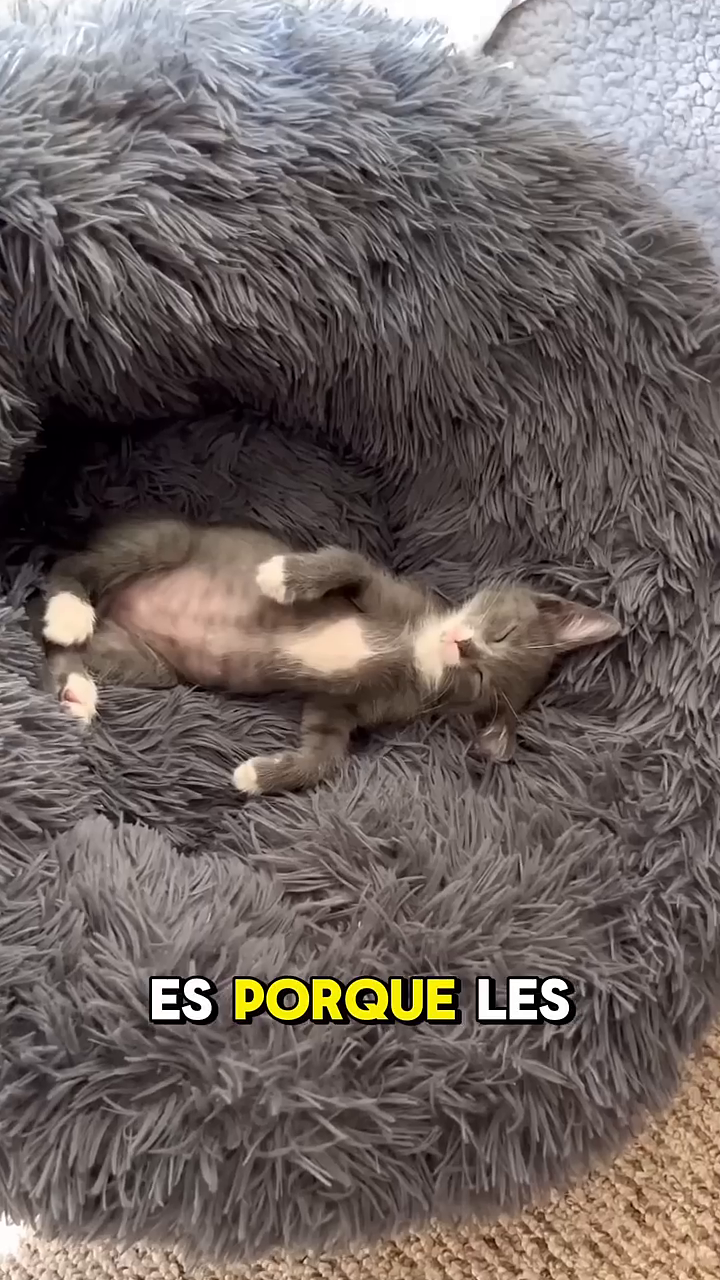
#> input picture frame 98 of Python1/OpenCVids/gato1.mp4, 720 x 1280 px, given in place of correr1.mp4, which was not available
$ python OpenCV1.py
#> lines starting #> are read from the running program, lines starting #| are printed output that depends on the picture; pictures that were not available may be replaced by others from this repository, and a replacement may not be noted
import cv2

cap=cv2.VideoCapture("OpenCVs\OpenCVids\correr1.mp4")
x1=100 #coordenada de punto horizontal
y1=100 #coordenada de punto vertical
while True:
    ret, frame=cap.read()
#> frame is the input picture: shape (1280, 720, 3); mean B, G, R 96.3, 99.5, 109.7
    if not ret:
        break
    #ancho x alto : frame.shape[1] x frame.shape[0]
    frame=cv2.resize(frame,(720,480))
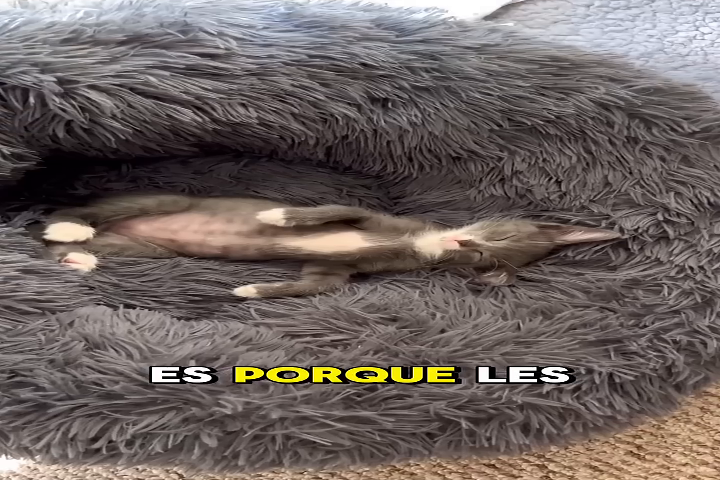
#> frame: shape (480, 720, 3); mean B, G, R 96.3, 99.5, 109.7
    #ALTERNATIVAS PARA DIBUJAR LINEAS VERTICALES
    #cv2.line(frame, (x1,0), (x1, frame.shape[0]), (0,255,0), 2)
    cv2.line(frame, (100, 0), (100, 480), (0,255,0), 2)
    #ALTERNATIVAS PARA DIBUJAR LINEAS HORIZONTALES
    #cv2.line(frame, (0,y1), (frame.shape[1], y1,) (0,0,255), 2)
    cv2.line(frame, (0, 100), (720, 100), (0,0,255), 2)
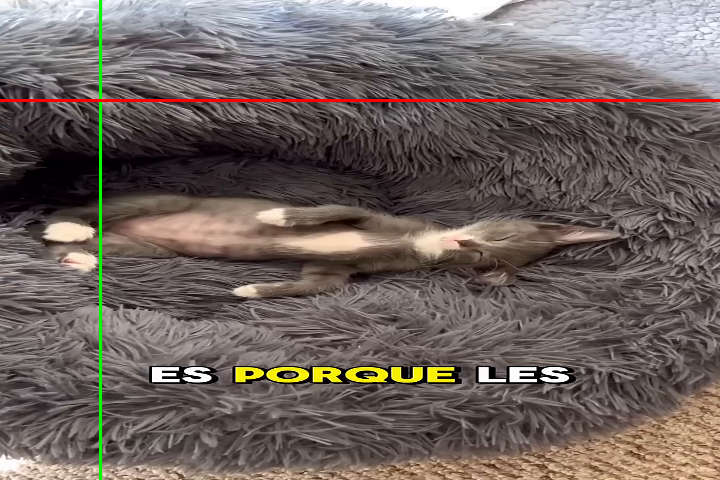
#> frame: shape (480, 720, 3); mean B, G, R 95.3, 99.6, 110.3
    cv2.imshow("Resultados", frame)
    tecla=cv2.waitKey(10)
#> (key q is pressed here)
    if tecla==ord("q"):
        break
cap.release()
cv2.destroyAllWindows()

$ run again, starting later in the video
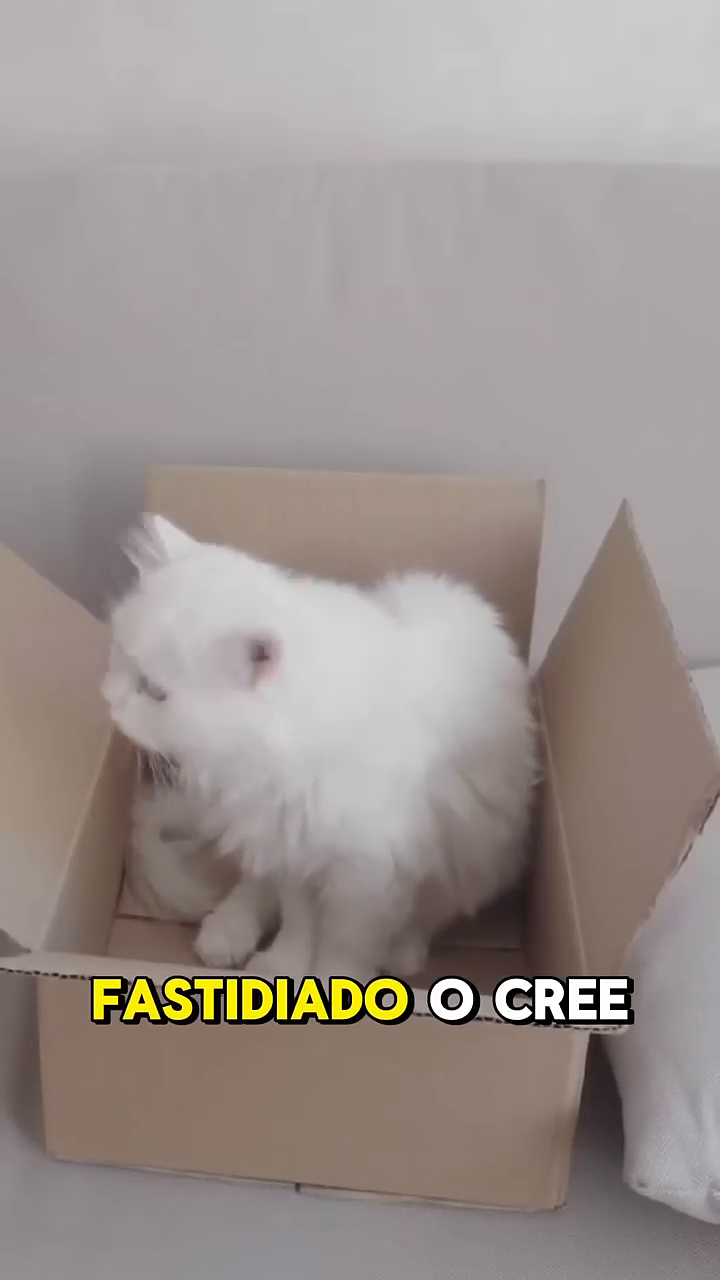
#> input picture frame 445 of Python1/OpenCVids/gato1.mp4, 720 x 1280 px, given in place of correr1.mp4, which was not available
#> frame is the input picture: shape (1280, 720, 3); mean B, G, R 142.9, 146.4, 156
#> `frame=cv2.resize(frame,(720,480))`:
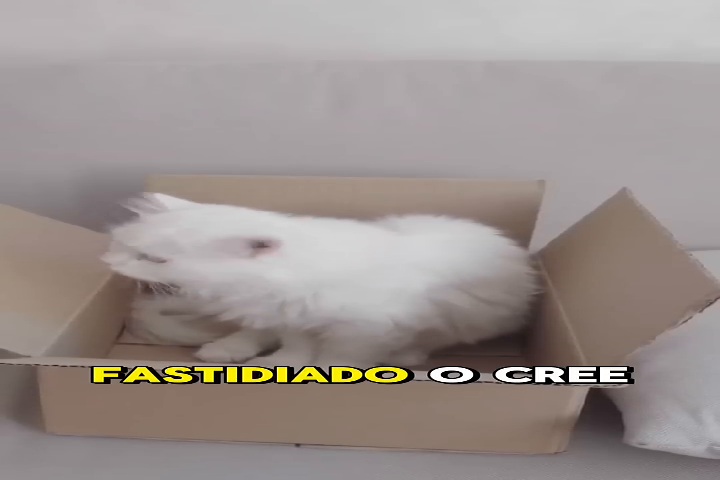
#> frame: shape (480, 720, 3); mean B, G, R 142.9, 146.4, 156
#> `cv2.line(frame, (0, 100), (720, 100), (0,0,255), 2)`:
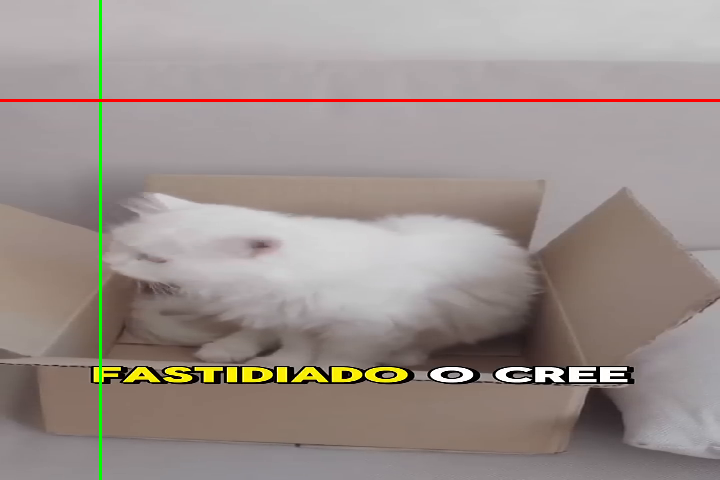
#> frame: shape (480, 720, 3); mean B, G, R 141.3, 145.9, 155.9

$ run again, starting later in the video
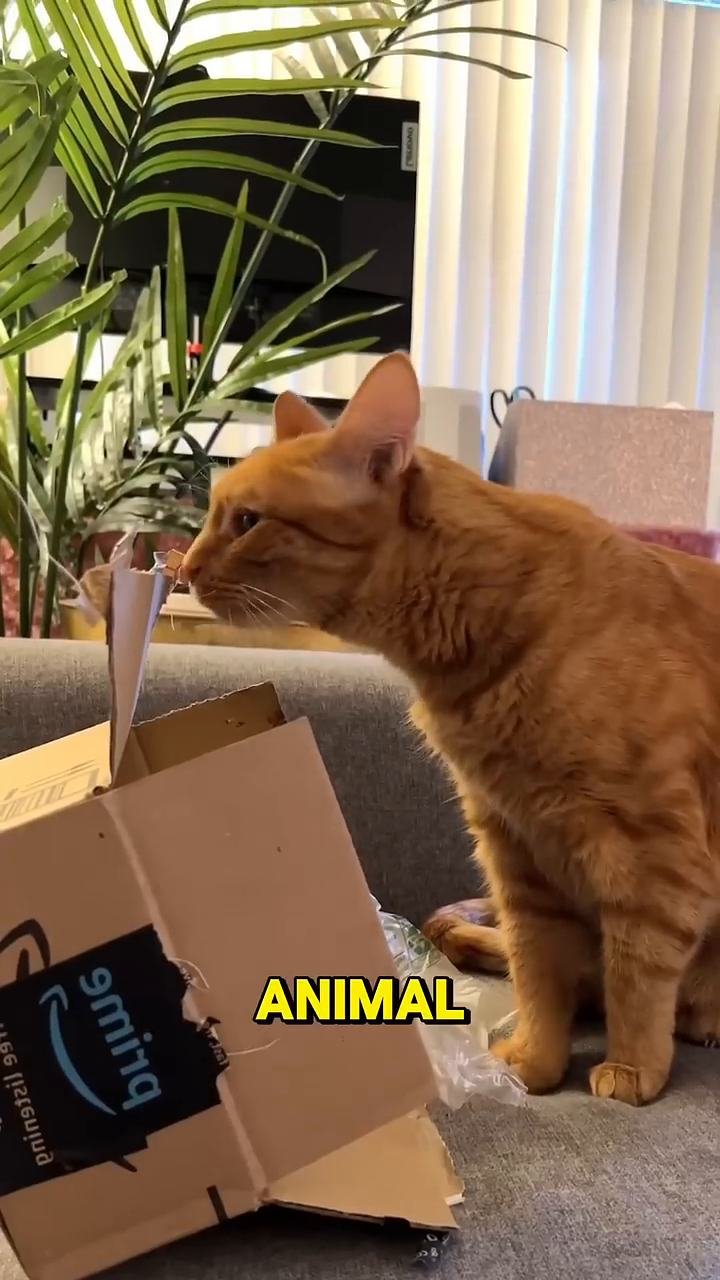
#> input picture frame 791 of Python1/OpenCVids/gato1.mp4, 720 x 1280 px, given in place of correr1.mp4, which was not available
#> frame is the input picture: shape (1280, 720, 3); mean B, G, R 80.5, 106.9, 130.5
#> `frame=cv2.resize(frame,(720,480))`:
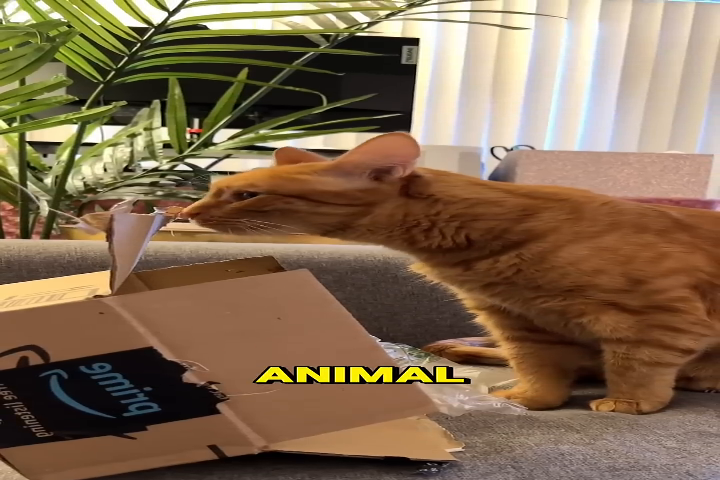
#> frame: shape (480, 720, 3); mean B, G, R 80.5, 106.9, 130.5
#> `cv2.line(frame, (0, 100), (720, 100), (0,0,255), 2)`:
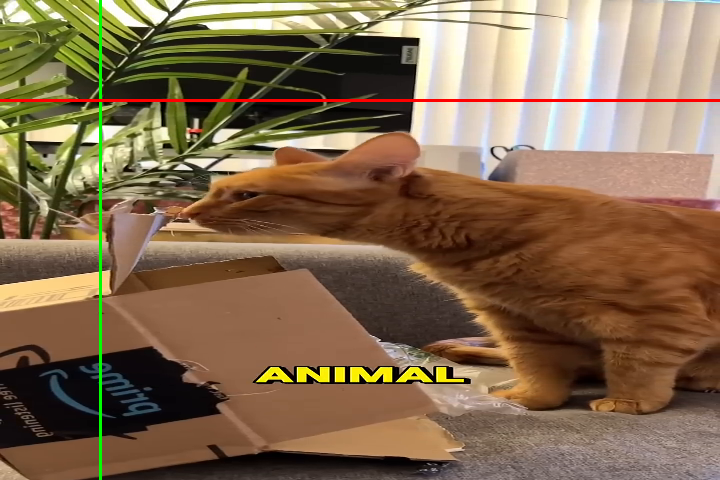
#> frame: shape (480, 720, 3); mean B, G, R 79.5, 106.7, 130.8
